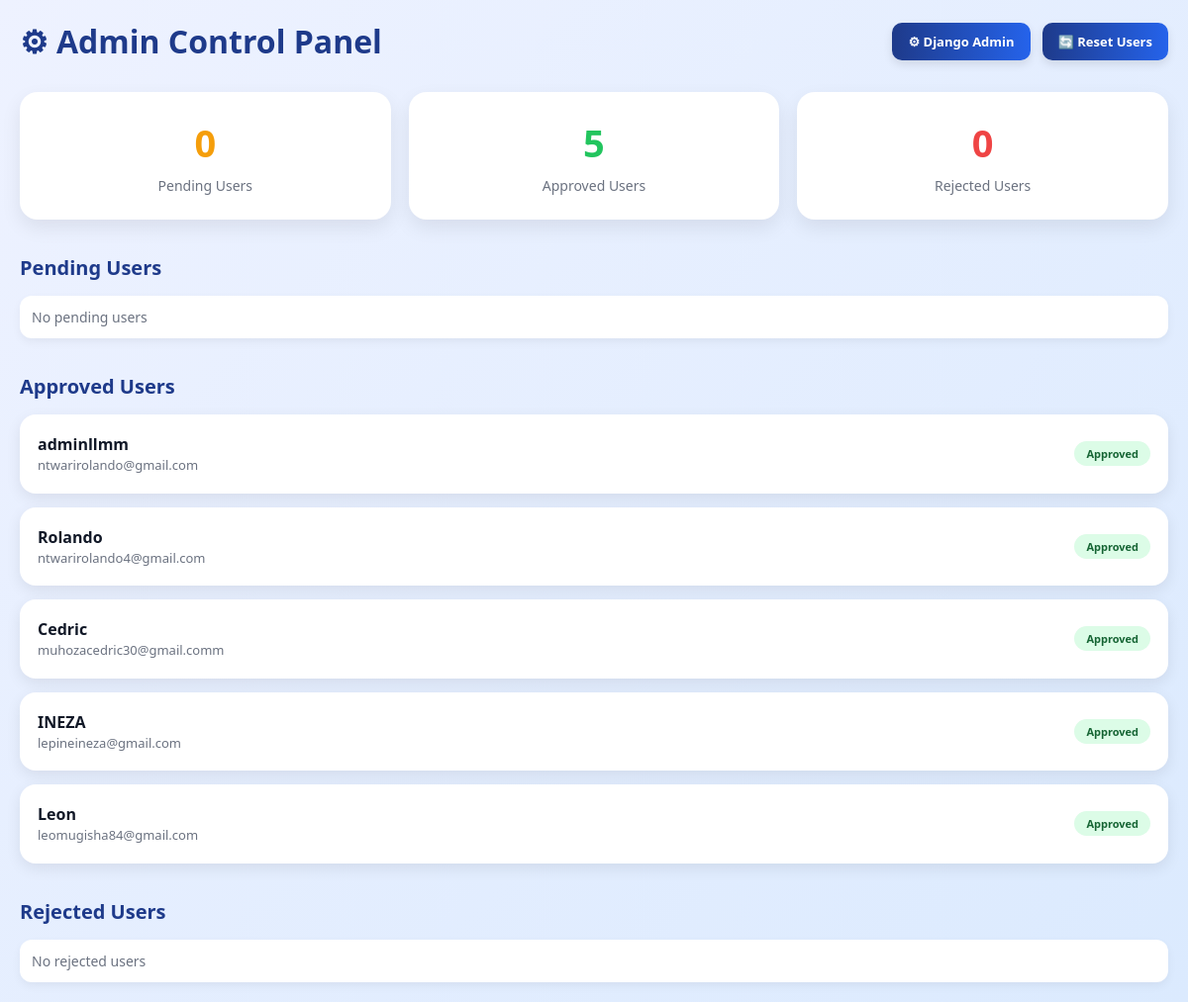
Before: /admin-dashboard/ (signed in) with the older database file.
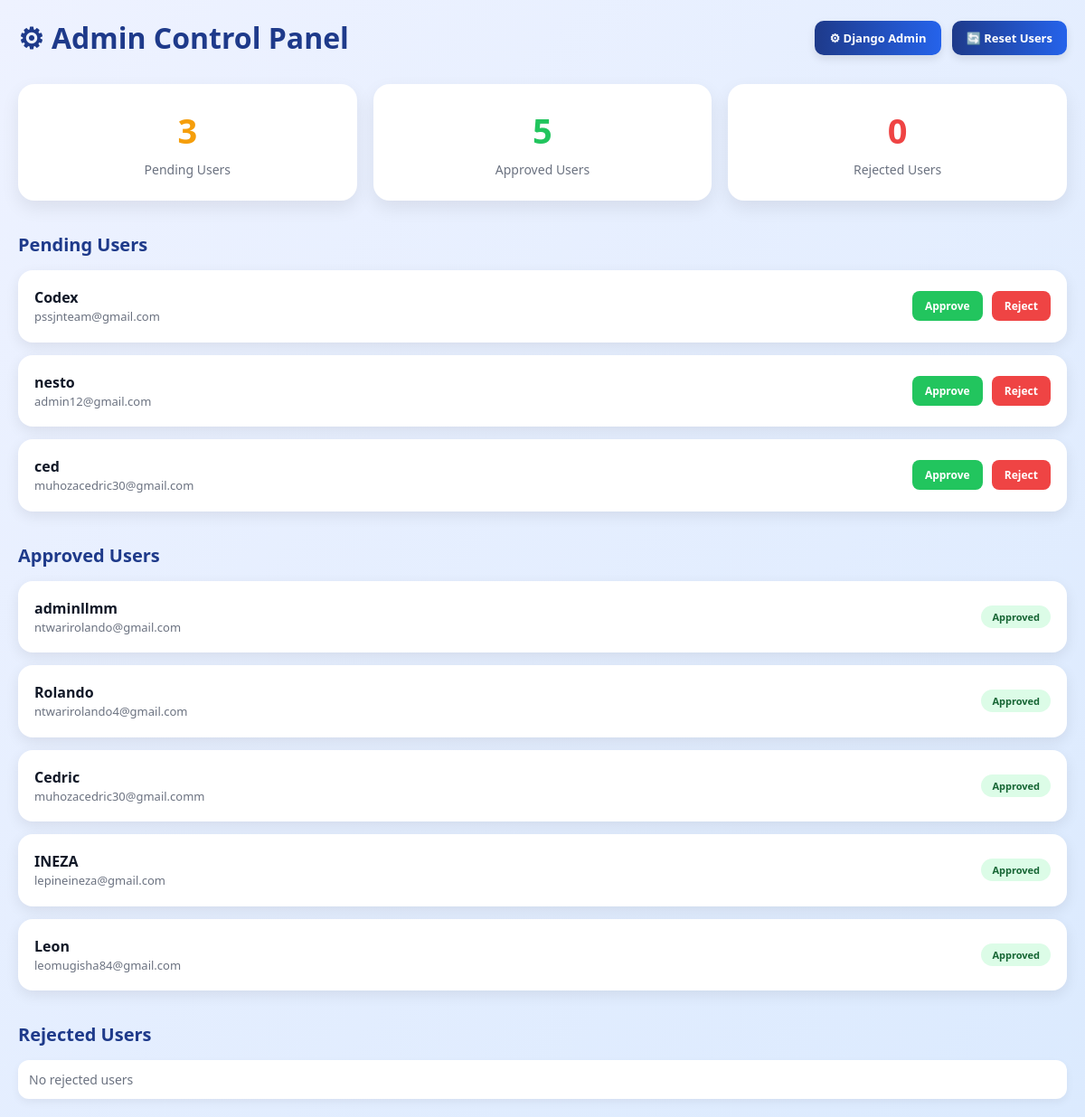
After: the same page with the newer database file.
### library/models.py (models this page shows, shortened)
class CustomUser(AbstractUser):
    email = models.EmailField(unique=True)
    is_verified = models.BooleanField(default=False)
    STATUS_CHOICES = [
        ("pending", "Pending"),
        ("approved", "Approved"),
        ("rejected", "Rejected"),
    ]
    status = models.CharField(
        max_length=10,
        choices=STATUS_CHOICES,
        default="pending"
    )
    otp_code = models.CharField(max_length=6, blank=True, null=True)
    otp_created_at = models.DateTimeField(blank=True, null=True)
    REQUIRED_FIELDS = ["email"]

### library/views.py (the view)
# urls.py: path("admin-dashboard/", views.admin_dashboard, name="admin_dashboard"),
@staff_member_required
@staff_member_required
def admin_dashboard(request):
    users = User.objects.all()
    books = Book.objects.all()
    pending = []
    approved = []
    rejected = []
    for u in users:
        status = getattr(u, "status", None)
        if status == "approved":
            approved.append(u)
        elif status == "rejected":
            rejected.append(u)
        else:
            pending.append(u)
    return render(request, "library/admin_dashboard.html", {
        "users": users,
        "books": books,
        "pending_users": pending,
        "approved_users": approved,
        "rejected_users": rejected,
        "total_users": users.count(),
        "total_books": books.count(),
        "staff_users": users.filter(is_staff=True).count(),
    })

### library/templates/library/admin_dashboard.html (shortened to what this page needs)
{% load static %}
<!DOCTYPE html>
<html lang="en">
<head>
</head>
<body>
<div class="container">
    <div class="header">
        <h1>⚙ Admin Control Panel</h1>
        <div class="actions">
            <a class="action-btn" href="/admin/">
                ⚙ Django Admin
            </a>
            <a class="action-btn"
               href="{% url 'reset_users' %}"
               onclick="return confirm('This will reset user statuses. Continue?')">
               🔄 Reset Users
            </a>
        </div>
    </div>
    <div class="stats">
        <div class="stat-card">
            <h2 class="pending">
                {{ pending_users|length }}
            </h2>
            <p>Pending Users</p>
        </div>
        <div class="stat-card">
            <h2 class="approved">
                {{ approved_users|length }}
            </h2>
            <p>Approved Users</p>
        </div>
        <div class="stat-card">
            <h2 class="rejected">
                {{ rejected_users|length }}
            </h2>
            <p>Rejected Users</p>
        </div>
    </div>
    <div class="section">
        <div class="section-title">
            Pending Users
        </div>
        {% for user in pending_users %}
        <div class="card">
            <div class="info">
                <strong>{{ user.username }}</strong>
                <div class="email">
                    {{ user.email }}
                </div>
            </div>
            <div>
                <a class="btn approve"
                   href="{% url 'approve_user' user.id %}">
                   Approve
                </a>
                <a class="btn reject"
                   href="{% url 'reject_user' user.id %}">
                   Reject
                </a>
            </div>
        </div>
        {% empty %}
        <div class="empty">
            No pending users
        </div>
        {% endfor %}
    </div>
    <div class="section">
        <div class="section-title">
            Approved Users
        </div>
        {% for user in approved_users %}
        <div class="card">
            <div class="info">
                <strong>{{ user.username }}</strong>
                <div class="email">
                    {{ user.email }}
                </div>
            </div>
            <div>
                <span class="badge b-approved">
                    Approved
                </span>
            </div>
        </div>
        {% empty %}
        <div class="empty">
            No approved users
        </div>
        {% endfor %}
    </div>
    <div class="section">
        <div class="section-title">
            Rejected Users
        </div>
        {% for user in rejected_users %}
        <div class="card">
            <div class="info">
                <strong>{{ user.username }}</strong>
                <div class="email">
                    {{ user.email }}
                </div>
            </div>
            <div>
                <span class="badge b-rejected">
                    Rejected
                </span>
            </div>
        </div>
        {% empty %}
        <div class="empty">
            No rejected users
        </div>
        {% endfor %}
    </div>
</div>
</body>
</html>

Changed rows visible on the page:
added CustomUser: username "Codex", email "pssjnteam@gmail.com", shown under "0"
added CustomUser: username "nesto", email "admin12@gmail.com", shown under "0"
added CustomUser: username "ced", email "muhozacedric30@gmail.com", shown under "0"
Other visible differences:
{{ pending_users|length }}: "0" → "3"
text no longer shown: "No pending users"
